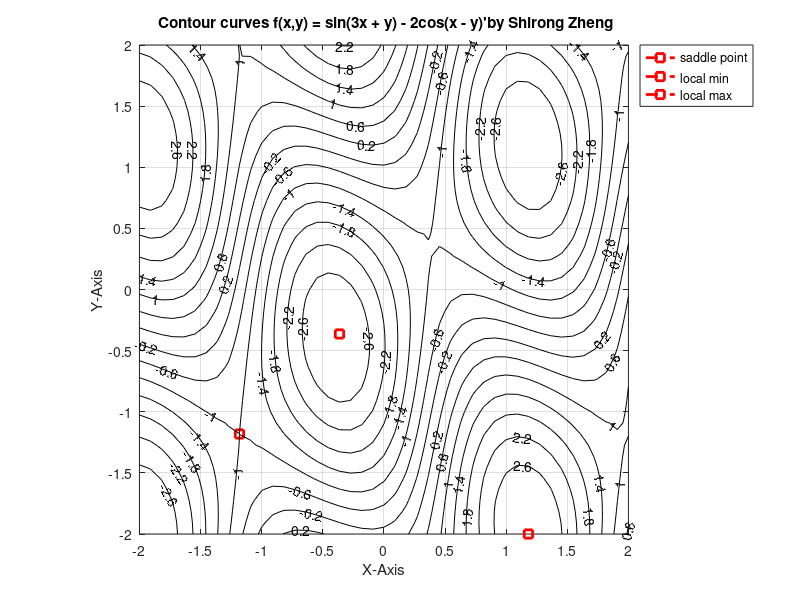

The MATLAB script that drew this image:
%% Shirong Zheng
%% Exercise 5.3

f = @(x,y)sin(3*x + y) - 2*cos(x - y);
u = linspace(-2,2,45);
v = linspace(-2,2,45);
Levels = -3:0.4:3;
[x,y] = meshgrid(u,v);

plot(-1.1818,-1.1818,'--rs','LineWidth',2);
hold on;
plot(-0.36364,-0.36364,'--rs','LineWidth',2);
hold on;
plot(1.1818,-2,'--rs','LineWidth',2);
hold on;

set(gca,'XTick',[-2:0.5:2]);
set(gca,'YTick',[-2:0.5:2]);
[C,h] = contour(x,y,f(x,y),Levels,'k');
clabel(C,h,Levels);

xlabel('X-Axis');
ylabel('Y-Axis');
axis square;
axis([-2 2 -2 2]);
grid on;
title({' Contour curves f(x,y) = sin(3x + y) - 2cos(x - y)''by Shirong Zheng'});
legend('saddle point','local min','local max','Location','NorthEastOutside');

